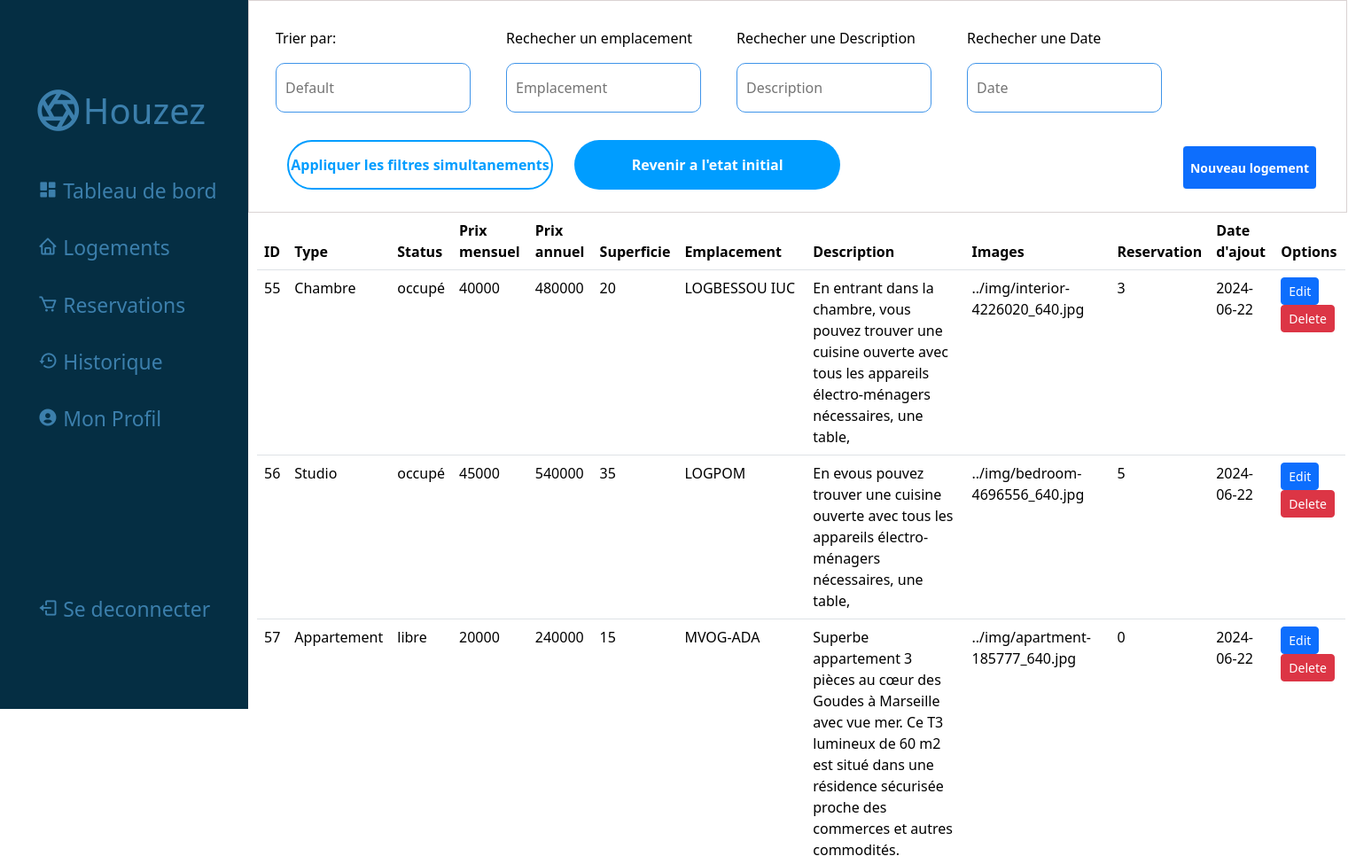
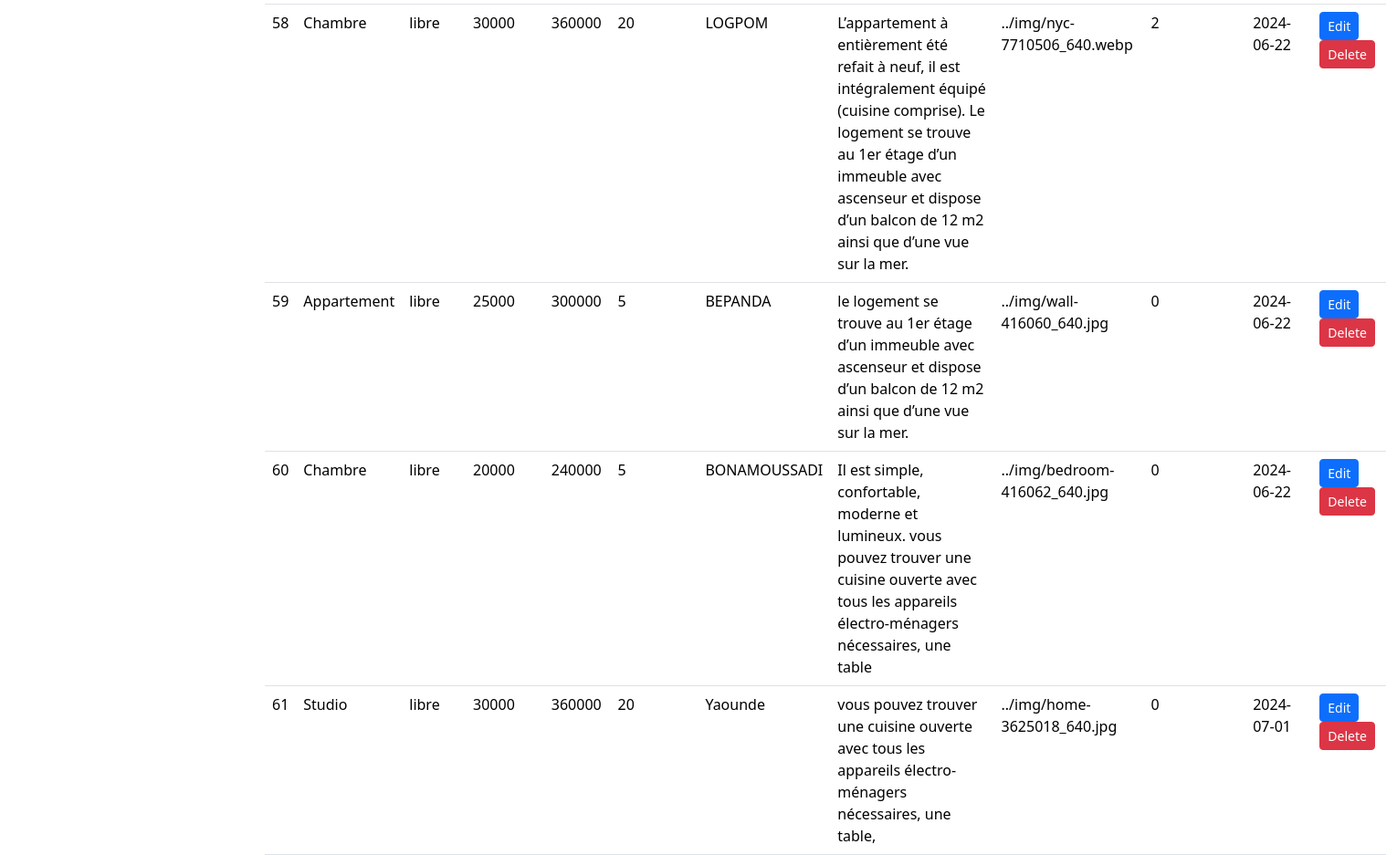
/admin/logement.php, run on the app's committed database (2 pictures, top to bottom).
### tables this page shows
CREATE TABLE `logements` (
  `id` int NOT NULL,
  `idclient` int DEFAULT NULL,
  `statuts` varchar(255) NOT NULL,
  `prixmensuel` int DEFAULT NULL,
  `prixannuel` double DEFAULT NULL,
  `Images` text,
  `Image2` text,
  `Image3` text,
  `Dateajout` varchar(255) DEFAULT NULL,
  `Emplacement` varchar(255) DEFAULT NULL,
  `Description` varchar(255) DEFAULT NULL,
  `Reservations` int DEFAULT '0',
  `superficie` int DEFAULT NULL,
  `type` varchar(255) DEFAULT NULL
);

### admin/logement.php (the view, shortened to what this page needs)
<!DOCTYPE html>
<html lang="fr">
<head>
    <link rel="stylesheet" href="/immojeune/css/logement.css">
    <link href='https://unpkg.com/boxicons@2.1.4/css/boxicons.min.css' rel='stylesheet'>
    <link href="https://cdn.jsdelivr.net/npm/bootstrap@5.3.3/dist/css/bootstrap.min.css" rel="stylesheet">
<body>
    <nav class="navbar2">
        <a href="" class="logo" style="margin-left: -10px;"><i class='bx bx-aperture'></i>Houzez</a>
        <div class="navlist" style="margin-left: -30px; margin-top:140px">
            <ul>
                <li><a href="/immojeune/admin/dashbord.php" style="text-decoration: none;"><i class='bx bxs-dashboard' style="margin-left: 5px;"></i> Tableau de bord</a></li>
                <li><a href="/immojeune/admin/logement.php" style="text-decoration: none;"><i class='bx bx-home' style="margin-left: 5px;"></i> Logements</a></li>
                <li><a href="/immojeune/admin/reservation.php"style="text-decoration: none;"><i class='bx bx-cart' style="margin-left: 5px;"></i> Reservations</a></li>
                <li><a href="" style="text-decoration: none;"><i class='bx bx-history' style="margin-left: 5px;"></i> Historique</a></li>
                <li><a href="" style="text-decoration: none;"><i class='bx bxs-user-circle' style="margin-left: 5px;"></i> Mon Profil</a></li>
                <li style="margin-top: 180px;"><a href="/immojeune/admin/connexion.php" style="text-decoration: none;"><i class='bx bx-log-out' style="margin-left: 5px;"></i> Se deconnecter</a></li>
            </ul>
        </div>
    </nav>
    <div class="navbare">
        <div class="body">
            <div class="search">
                <form action="">
                    <div class="input-box">
                        <p>Trier par:</p>
                        <input type="text" placeholder="Default">
                    </div>
                    <div class="input-box">
                        <p>Rechecher un emplacement</p>
                        <input type="text" placeholder="Emplacement">
                    </div>
                    <div class="input-box">
                        <p>Rechecher une Description</p>
                        <input type="text" placeholder="Description">
                    </div>
                    <div class="input-box">
                        <p>Rechecher une Date</p>
                        <input type="text" placeholder="Date">
                    </div>
                    <div class="btn">
                        <button id="o">Appliquer les filtres simultanements</button>
                        <button id="oo">Revenir a l'etat initial</button>
                    </div>
                </form>
            </div>
            <div id="ooo">
                <button> <a href="addlogement.php" class='btn btn-primary btn-sm'>Nouveau logement</a></button>
            </div>
            <table class="table" style="width: 1228px;">
                <thead>
                    <tr>
                        <th>ID</th>
                        <th>Type</th>
                        <th>Status</th>
                        <th>Prix mensuel</th>
                        <th>Prix annuel</th>
                        <th>Superficie</th>
                        <th>Emplacement</th>
                        <th>Description</th>
                        <th>Images</th>
                        <th>Reservation</th>
                        <th>Date d'ajout</th>
                        <th>Options </th>
                    </tr>
                </thead>
                <tbody>
                    <?php
                    $nom_serveur = "localhost";
                    $utilisateur = "root";
                    $mot_de_passe = "";
                    $nom_bd = "logements_etudiants";
                    $connexion = mysqli_connect($nom_serveur, $utilisateur, $mot_de_passe, $nom_bd);
                    $sql = "SELECT * FROM logements";
                    $b = $connexion->query($sql);
                    while ($row = $b->fetch_assoc()) {
                        echo "
                        <tr style='max-height :60px';>
                        <td>" . $row["id"] . "</td>
                        <td>" . $row["type"] . "</td>
                        <td>" . $row["statuts"] . "</td>
                        <td>" . $row["prixmensuel"] . "</td>
                        <td>" . $row["prixannuel"] . "</td>
                        <td>" . $row["superficie"] . "</td>
                        <td>" . $row["Emplacement"] . "</td>
                        <td>" . $row["Description"] . "</td>
                         <td>" . $row["Images"] . "</td>
                        <td>" . $row["Reservations"] . "</td>
                        <td>" . $row["Dateajout"] . "</td>
                        <td>
                        <a class='btn btn-primary btn-sm' href='/immojeune/admin/edit.php?id= $row[id]'>Edit</a>
                        <a class='btn btn-danger btn-sm' href='/immojeune/admin/delete.php?id= $row[id]'>Delete</a></td>
                        </tr> ";
                    }
                    ?>
                </tbody>
            </table>
        </div>
    </div>
</body>
</html>

### css/logement.css (style rules this page uses)
* { padding: 0; list-style: none; text-decoration: none; font-family: 'Segoe UI', Tahoma, Geneva, Verdana, sans-serif; }
body { padding-left: 280px; }
.navbar2 .logo { color: rgb(60, 127, 172); font-size: 2.5em; margin-top: -550px; margin-left: 40px; text-decoration: none; align-items: center; display: flex; }
.navbar2 .logo i { color: rgb(60, 127, 172); font-size: 1.4em; }
.navbar2 * { color: rgb(60, 127, 172); }
.navbare * { color: rgb(0, 0, 0); }
.navbare { position: absolute; display: inline; top: 0; left: 280px; padding: 0 30px; width: 1195px; height: 100vh; margin: 0; }
.navbar2 { position: fixed; display: flex; left: 0px; top: 0px; padding: 0; background-color: rgb(5, 46, 67); width: 280px; height: 100vh; justify-content: center; }
.navbar2 .navlist { margin-top: 0px; width: 250px; height: 80vh; position: absolute; align-items: center; display: flex; justify-content: center; font-size: 1.3em; }
.navbar2 .navlist ul li { display: flex; margin: 30px 0; font-size: 1.1em; }
.navbar2 .navlist i { text-decoration: none; margin-left: 15px; }
.body { height: 90vh; margin-top: 10px; margin-left: -20px; }
.body .search { position: absolute; background-color: rgb(255, 255, 255); width: 1239.5px; height: 30vh; border: rgb(218, 211, 211) 0.5px solid; left: 0; top: 0; }
.body .search form { display: flex; margin-left: 30px; margin-top: 30px; height: 10vh; width: 1000px; justify-content: space-between; }
.body .search input { width: 220px; height: 7vh; border-radius: 10px; padding-left: 10px; background: white; border: none; backdrop-filter: blur(100px); border: 0.1px solid rgb(63, 148, 233); outline: none; }
.body .search form .btn { position: absolute; margin-top: 130px; margin-left: -20px; outline: none; cursor: text; }
.body .search form .btn button { width: 300px; height: 7vh; border-radius: 30px; margin-left: 20px; border: none; font-weight: 600; margin-top: -10px; }
#o { background-color: rgb(255, 255, 255); color: rgb(0, 157, 255); border: 2px solid rgb(0, 157, 255); }
#oo { background-color: rgb(0, 157, 255); color: rgb(255, 255, 255); }
#ooo { position: absolute; width: 200px; margin-left: 1020px; margin-top: 155px; display: flex; background-color: transparent; justify-content: center; }
#ooo button { border: none; }
#ooo button a { height: 6vh; align-items: center; display: flex; border: none; font-weight: 700; }
table { position: absolute; margin-top: 230px; width: 1245px; }

### data on the page
logements: id "55", type "Chambre", statuts "occupé", prixmensuel "40000", prixannuel "480000", superficie "20", Emplacement "LOGBESSOU IUC", Description "En entrant dans la chambre, vous pouvez trouver une cuisine ouverte avec tous les appareils électro-ménagers nécessaires, une table,", Images "../img/interior-4226020_640.jpg", Reservations "3", Dateajout "2024-06-22"
logements: id "56", type "Studio", statuts "occupé", prixmensuel "45000", prixannuel "540000", superficie "35", Emplacement "LOGPOM", Description "En evous pouvez trouver une cuisine ouverte avec tous les appareils électro-ménagers nécessaires, une table,", Images "../img/bedroom-4696556_640.jpg", Reservations "5", Dateajout "2024-06-22"
logements: id "57", type "Appartement", statuts "libre", prixmensuel "20000", prixannuel "240000", superficie "15", Emplacement "MVOG-ADA", Description "Superbe appartement 3 pièces au cœur des Goudes à Marseille avec vue mer. Ce T3 lumineux de 60 m2 est situé dans une résidence sécurisée proche des commerces et autres commodités.", Images "../img/apartment-185777_640.jpg", Reservations "0", Dateajout "2024-06-22"
logements: id "58", type "Chambre", statuts "libre", prixmensuel "30000", prixannuel "360000", superficie "20", Emplacement "LOGPOM", Description "L’appartement à entièrement été refait à neuf, il est intégralement équipé (cuisine comprise). Le logement se trouve au 1er étage d’un immeuble avec ascenseur et dispose d’un balcon de 12 m2 ainsi que d’une vue sur la mer.", Images "../img/nyc-7710506_640.webp", Reservations "2", Dateajout "2024-06-22"
logements: id "59", type "Appartement", statuts "libre", prixmensuel "25000", prixannuel "300000", superficie "5", Emplacement "BEPANDA", Description "le logement se trouve au 1er étage d’un immeuble avec ascenseur et dispose d’un balcon de 12 m2 ainsi que d’une vue sur la mer.", Images "../img/wall-416060_640.jpg", Reservations "0", Dateajout "2024-06-22"
logements: id "60", type "Chambre", statuts "libre", prixmensuel "20000", prixannuel "240000", superficie "5", Emplacement "BONAMOUSSADI", Description "Il est simple, confortable, moderne et lumineux. vous pouvez trouver une cuisine ouverte avec tous les appareils électro-ménagers nécessaires, une table", Images "../img/bedroom-416062_640.jpg", Reservations "0", Dateajout "2024-06-22"
logements: id "61", type "Studio", statuts "libre", prixmensuel "30000", prixannuel "360000", superficie "20", Emplacement "Yaounde", Description "vous pouvez trouver une cuisine ouverte avec tous les appareils électro-ménagers nécessaires, une table,", Images "../img/home-3625018_640.jpg", Reservations "0", Dateajout "2024-07-01"
